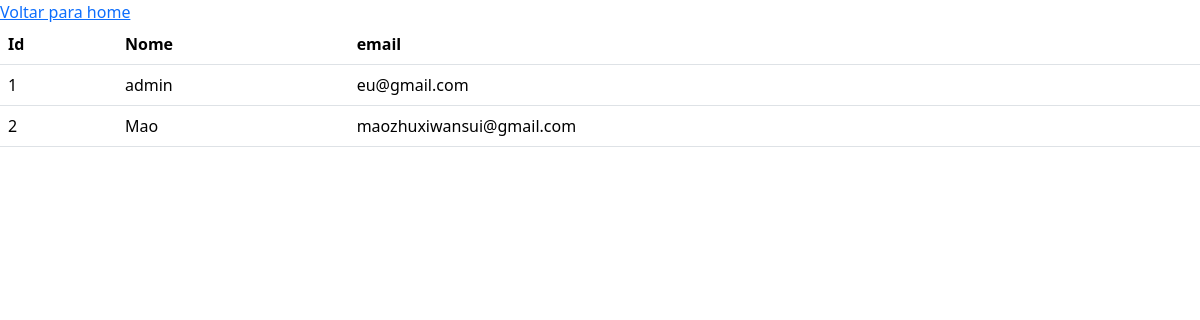
/fuser/, run on an earlier commit of the app's database.
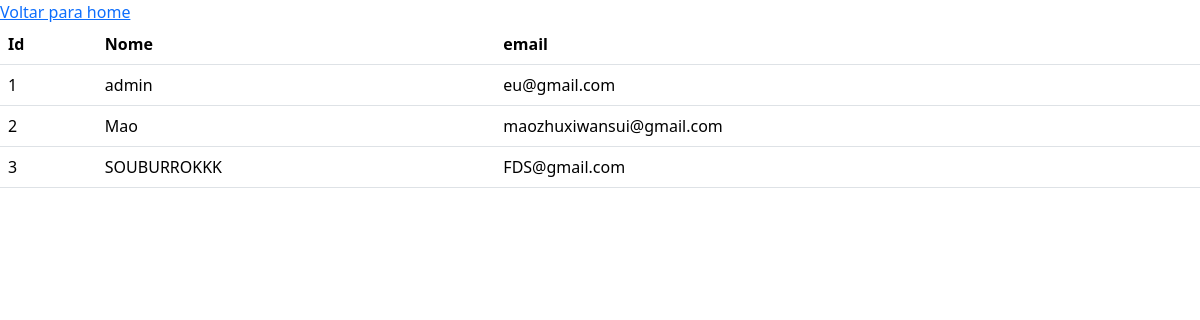
And on a later commit of the database.
### usuario/models.py (models this page shows)
class Usuario(AbstractUser):
    email = models.EmailField(unique=True)

### usuario/views.py (the view)
# urls.py: path('fuser/', fuser, name='fuser'),
def fuser(request):
    usuarios = Usuario.objects.all()
    return render(request, 'foruser.html', {'usuarios' : usuarios})

### usuario/templates/foruser.html (shortened to what this page needs)
<!DOCTYPE html>
<html lang="pt-br">
<head>
    <link href="https://cdn.jsdelivr.net/npm/bootstrap@5.3.3/dist/css/bootstrap.min.css" rel="stylesheet">
</head>
<body>
<table class="table">
  <thead>
    <tr>
      <th scope="col">Id</th>
      <th scope="col">Nome</th>
      <th scope="col">email</th>
    </tr>
  </thead>
{% for usuario in usuarios %}
  <tbody>
    <tr>
      <td>{{usuario.id}}</td>
      <td>{{usuario.username}}</td>
      <td>{{usuario.email}}</td>
    </tr>
  {% endfor %}
  <a href="{% url 'home' %}"> Voltar para home</a>
  </tbody>
</table>
</body>
</html>

What changed in the data, as far as the page shows it:
added Usuario: id "3", username "SOUBURROKKK", email "FDS@gmail.com"
